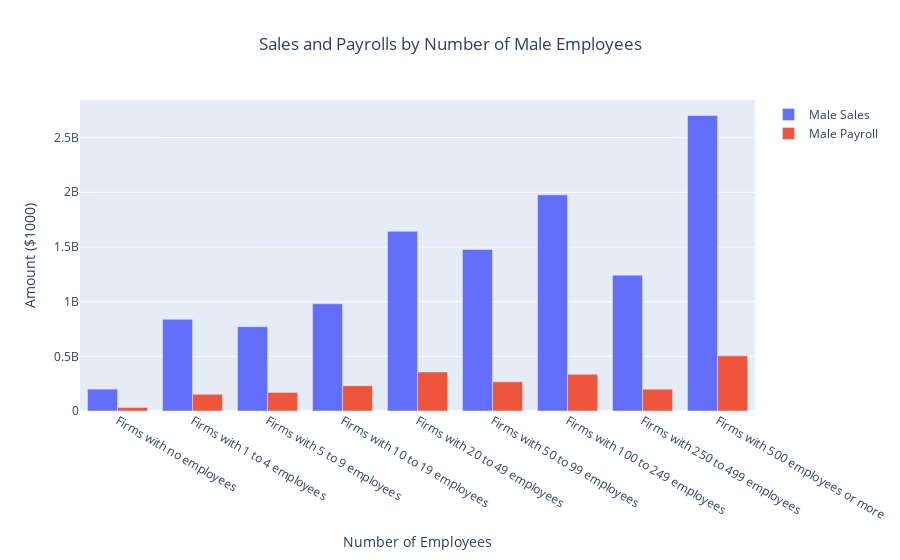

The notebook cell saved with this chart:
### Markdown cell above
###### Bar chart for male sales and male payroll using Plotly

### Code cell
plot = px.Figure(data=[px.Bar(
    name = 'Male Sales',
    x = label_code,
    y = sales_male
   ),
                       px.Bar(
    name = 'Male Payroll',
    x = label_code,
    y = payroll_male
   ),
])
plot.update_layout(title = "Sales and Payrolls by Number of Male Employees", title_x=0.5)
plot.update_layout(xaxis_title="Number of Employees", yaxis_title="Amount ($1000)")
plot.show()

### Figure 1 — Plotly figure (JSON) as saved in the notebook; plotly's stock layout.template omitted (floating-point values rounded to 4 significant figures)
{"data": [{"name": "Male Sales", "type": "bar", "x": ["Firms with no employees", "Firms with 1 to 4 employees", "Firms with 5 to 9 employees", "Firms with 10 to 19 employees", "Firms with 20 to 49 employees", "Firms with 50 to 99 employees", "Firms with 100 to 249 employees", "Firms with 250 to 499 employees", "Firms with 500 employees or more"], "y": [200198772, 838381183, 770585296, 980187676, 1642832706, 1477406370, 1976424282, 1242169852, 2701705746]}, {"name": "Male Payroll", "type": "bar", "x": ["Firms with no employees", "Firms with 1 to 4 employees", "Firms with 5 to 9 employees", "Firms with 10 to 19 employees", "Firms with 20 to 49 employees", "Firms with 50 to 99 employees", "Firms with 100 to 249 employees", "Firms with 250 to 499 employees", "Firms with 500 employees or more"], "y": [32440927, 152502173, 169834385, 230773204, 356361275, 267251032, 335770016, 199669977, 504174707]}], "layout": {"title": {"text": "Sales and Payrolls by Number of Male Employees", "x": 0.5}, "xaxis": {"title": {"text": "Number of Employees"}}, "yaxis": {"title": {"text": "Amount ($1000)"}}}}
